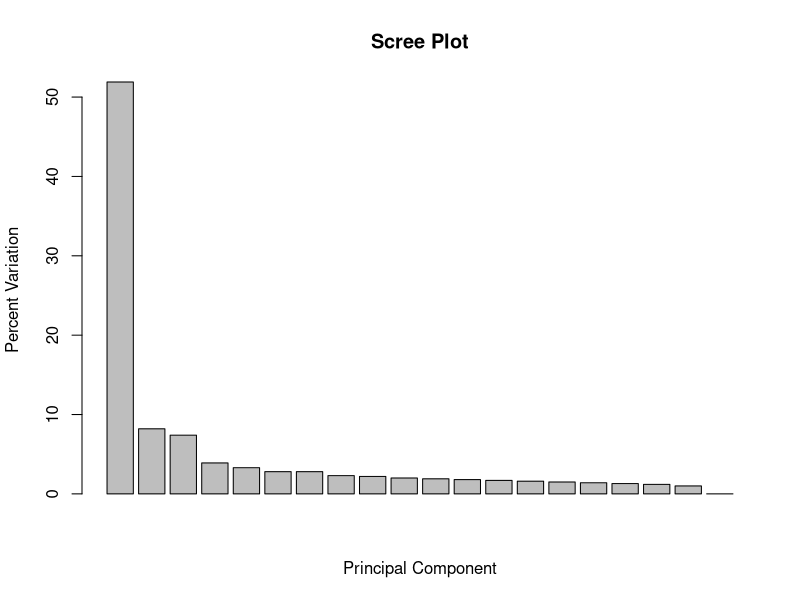
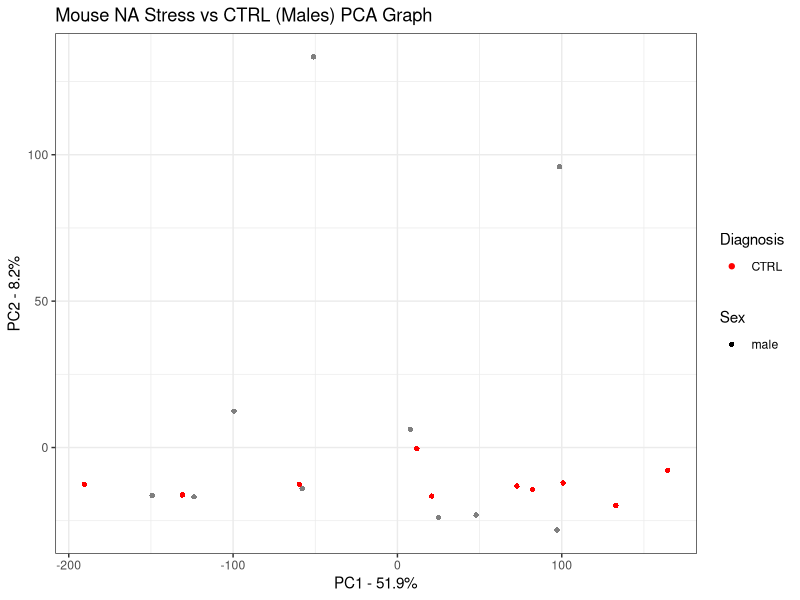

Write the R code that produced these figures, in order.
library(tidyverse)

#Load Mouse NA metadata: Comparison Stress vs. CTRL for Females ----------------
NA_metadata <- read_csv("data/GSE102556-SRA-Mouse-NA-Metadata.csv")
NA_count <-
  read_csv("Galaxy Count Matrix Mapped/Mouse NA/NA_Mouse_Overall_Mapped_Final.csv") %>%
  column_to_rownames("Geneid")

mask <- rowSums(NA_count) > 40

NA_count_filtered <- NA_count[mask,]

#Select row and gender columns for further analysis
NA_metadata_truncated <- NA_metadata %>%
  dplyr::select(Run, gender, Phenotype) %>%
  column_to_rownames("Run") %>%
  as.matrix()

#Add this line if we want to filter by gender
na_count_male <- NA_count_filtered[, NA_metadata_truncated[,1] == "male"]

#for female samples, filter out rows that have low/0 variance
na_count_male <- na_count_male[
  rowSums(na_count_male) > sum(NA_metadata_truncated[,1] == "male"),
]

#Extract principal components
pca = prcomp(t(na_count_male), scale = TRUE)

pca.var <- pca$sdev^2
pca.var.per <- round(pca.var/sum(pca.var)*100, 1)

barplot(pca.var.per, main="Scree Plot", xlab="Principal Component", ylab="Percent Variation")

## now make a fancy looking plot that shows the PCs and the variation:
library(ggplot2)

pca.data <- data.frame(Sample=rownames(pca$x),
                       X=pca$x[,1],
                       Y=pca$x[,2],
                       Sex=NA_metadata$gender[NA_metadata$gender == "male"],
                       Diagnosis=NA_metadata$Phenotype[NA_metadata$gender == "male"])
pca.data

ggplot(data=pca.data, aes(x=X, y=Y, label=Sample, shape = Sex, color = Diagnosis)) +
  geom_point() +
  #geom_label() +
  xlab(paste("PC1 - ", pca.var.per[1], "%", sep="")) +
  ylab(paste("PC2 - ", pca.var.per[2], "%", sep="")) +
  theme_bw() +
  ggtitle("Mouse NA Stress vs CTRL (Males) PCA Graph") +
  scale_color_manual(values = c("darkgreen", "red"), breaks = c("MDD", "CTRL"))

## get the name of the top 10 measurements (genes) that contribute
## most to pc1.
loading_scores <- pca$rotation[,1]
gene_scores <- abs(loading_scores) ## get the magnitudes
gene_score_ranked <- sort(gene_scores, decreasing=TRUE)
top_10_genes <- names(gene_score_ranked[1:10])

top_10_genes ## show the names of the top 10 genes

pca$rotation[top_10_genes,1] ## show the scores (and +/- sign)
